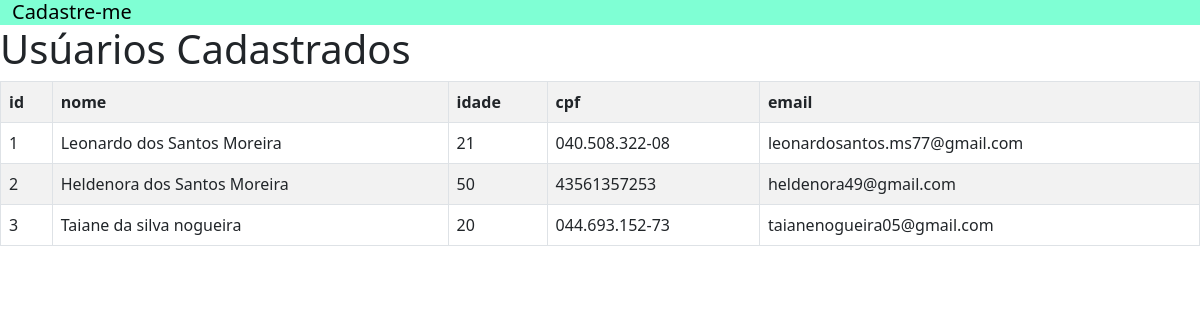
Screenshot of /usuarios/ with the database file from the repository.
### app_cad_user/models.py (models this page shows)
class Usuario(models.Model):
    id_usuario = models.AutoField(primary_key=True)
    nome = models.TextField(max_length=255)
    idade = models.IntegerField()
    cpf = models.TextField(max_length=11, unique=True)
    email = models.CharField(max_length=300, unique=True)

### app_cad_user/views.py (the view, shortened to what this page needs)
# urls.py: path('usuarios/', views.usuarios, name='listagem_usuarios'),
def usuarios(request):
    usuarios = {'usuarios': Usuario.objects.all()}
    return render(request, 'usuarios/usuarios.html', usuarios)

### app_cad_user/templates/usuarios/usuarios.html
{% extends 'usuarios/base.html' %}
{% block conteudo %}
<div>
    <h1>Usúarios Cadastrados</h1>
    <table class="table table-bordered table-striped">
        <tr>
            <th>id</th>
            <th>nome</th>
            <th>idade</th>
            <th>cpf</th>
            <th>email</th>
        </tr>
        {% for usuario in usuarios %}
        <tr>
            <td>{{usuario.id_usuario}}</td>
            <td>{{usuario.nome}}</td>
            <td>{{usuario.idade}}</td>
            <td>{{usuario.cpf}}</td>
            <td>{{usuario.email}}</td>
        </tr>
        {% endfor %}
    </table>
</div>
{% endblock %}

### app_cad_user/templates/usuarios/base.html (shortened to what this page needs)
<!doctype html>
<html lang="pt-br">
<head>
    <link href="https://cdn.jsdelivr.net/npm/bootstrap@5.0.2/dist/css/bootstrap.min.css" rel="stylesheet"
>
</head>
<body>
    <nav style="background-color: aquamarine !important;"navbar navbar-light bg-light">
        <div class="container-fluid">
            <span class= "navbar-brand mb-0 h1"><a style="text-decoration: none;color: black;" href="{% url 'home' %}">Cadastre-me</a> </span>
        </div>
    </nav>
    {% block conteudo %}
    {% endblock %}
</body>
</html>

### rows the page displays
Usuario: id_usuario "1", nome "Leonardo dos Santos Moreira", idade "21", cpf "040.508.322-08", email "leonardosantos.ms77@gmail.com"
Usuario: id_usuario "2", nome "Heldenora dos Santos Moreira", idade "50", cpf "43561357253", email "heldenora49@gmail.com"
Usuario: id_usuario "3", nome "Taiane da silva nogueira", idade "20", cpf "044.693.152-73", email "taianenogueira05@gmail.com"
